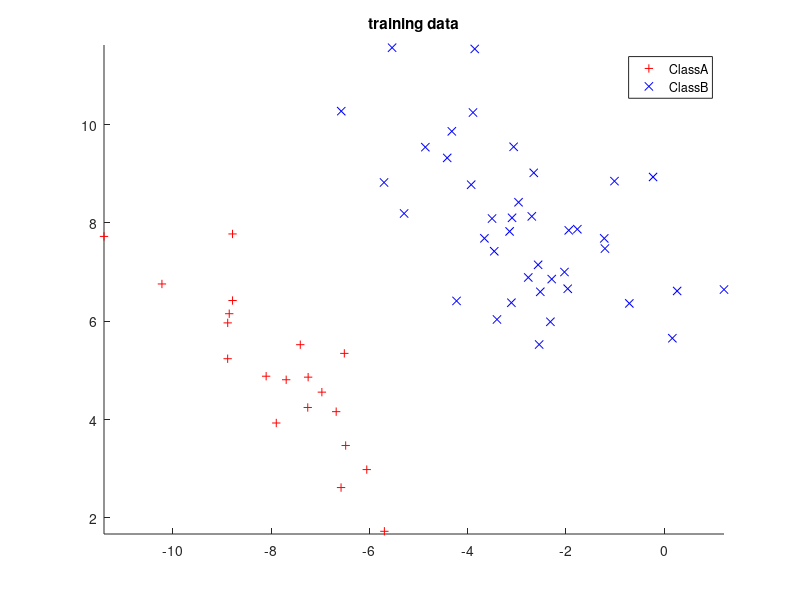
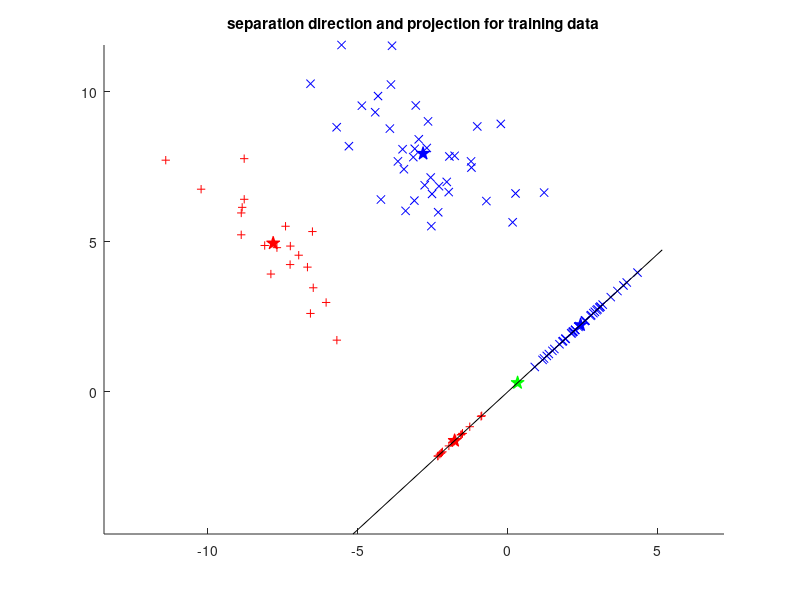
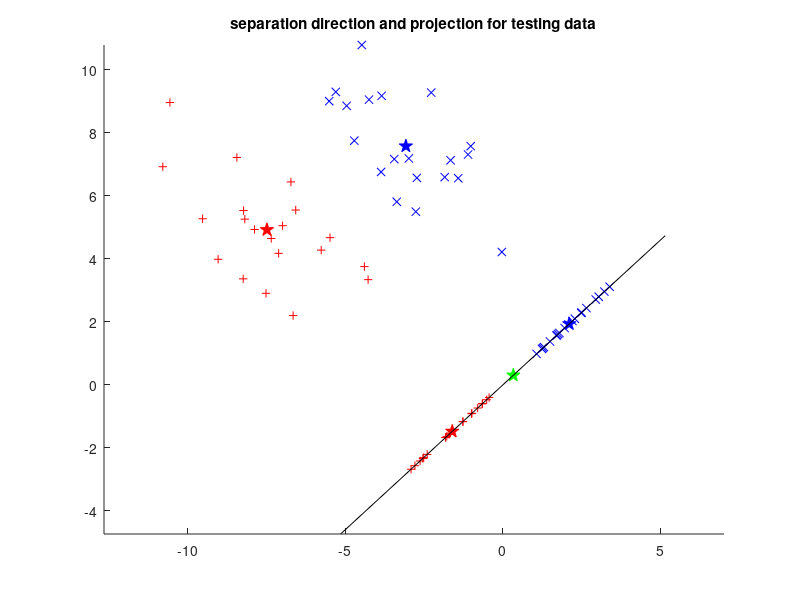

Write the MATLAB code that produced these figures, in order.
%% Project 2 – Jonas Lorenz
%% Fisher's Linear Discriminant Analysis
% Fisher's Linear Discriminant Analysis (LDA) is a dimension reduction technique 
% commonly used for supervised classification problems. The goal of LDA is to 
% project the features in higher dimension space onto a lower dimensional space, 
% such that samples from different distribution can be 'separated'. Through this 
% project, we are going to learn the basic about Fisher's LDA, and to explore 
% practical issues for a couple of datasets from applications.
%% 
% *Dataset generation*
% 
% First we want to generate two classes of data points, labelled $A$ and $B%$, 
% each drawn from a normal distribution. Each data sample $x$ is a vector of length 
% 2, collected in matrices with each column corresponding to a point.

rng(0);
% generate data points
muA = [-8;5]; muB = [-3;8];
theta = pi/4; 
T = [cos(theta),-sin(theta); sin(theta), cos(theta)];
S = T*diag([1,2])*T';
DataA = S*randn(2, 40) + muA * ones(1,40);
DataB = S*randn(2, 60) + muB * ones(1,60);

% training and testing data: each column is a sample
TrainA = DataA(:,1:end-20); 
TestA = DataA(:,end-20+1:end);
TrainB = DataB(:,1:end-20); 
TestB = DataB(:,end-20+1:end);

% show data points
figure(1)
hold on;
plot(TrainA(1,:),TrainA(2,:), '+r', 'DisplayName','ClassA');
plot(TrainB(1,:),TrainB(2,:), 'xb', 'DisplayName','ClassB');
axis equal; legend show; title('training data')
%% 
% Fisher's LDA is now centered around the optimization problem
% 
% $\max_{\|v\| \neq 0} \frac{(v^Tm_A - v^Tm_B)^2}{v^T(\Sigma_A + \Sigma_B) v}$.
% 
% *Task 1:* Show that an optimal solution is given by $v = (\Sigma_A + \Sigma_B)^{-1}(m_A 
% - m_B)$.
% 
% *Solution:* To make notation easier, we want to introduce $C := (m_A - m_B)(m_A 
% - m_B)^T$ and $D := \Sigma_A + \Sigma_B$. Both of these matrices are symmetric 
% which will come in handy later. Right now, however, we note that our optimization 
% problem can be simply rewritten to
% 
% $\max_{v \neq 0} \frac{v^TCv}{v^TDv}$.
% 
% Since scaling $v$ does not affect the maximum, we barely need to find a vector 
% "facing the right direction", allowing us to require $v^TDv$ to be equal to 
% one. This simplifies our problem to
% 
% $\begin{cases}\min -v^TCv \\v^TDv -1 = 0\end{cases}$.
% 
% Since $\frac{d}{dv} -v^TCv = 2Cv$ and $\frac{d}{dv} v^TDv - 1 = 2Dv$ (notice 
% we are using the symmetry here), we need to solve the equation
% 
% $-2Cv - 2\lambda Dv = 0$.
% 
% This is equivalent to 
% 
% $(m_A-m_B)(m_A - m_B)^Tv = -\lambda (\Sigma_A + \Sigma_B)v$,
% 
% so we can see that an optimal solution is given by
% 
% $$\mu (\Sigma + \Sigma_B)^{-1}(m_A - m_B)$$
% 
% where $\mu := \frac{-(m_A - m_B)^Tv}{\lambda}$ is simply a scalar. Recalling 
% that scaling does not affect the optimal solution, this solves the exercise 
% following that
% 
% $$v = (\Sigma + \Sigma_B)^{-1}(m_A - m_B)$$
% 
% is therefore also an optimal solution.
%% 
% The separation achieved by this vector can be seen well in the following. 
% The stars represent the mean values.

% sample mean & covariance
mA = mean(TrainA')';
mB = mean(TrainB')';
sA = cov(TrainA');
sB = cov(TrainB');

% separation vector
v = (sA+sB)\(mA-mB);
v = v/norm(v);

% thresholding constant
c = v'*(mA+mB)/2;
cv = c*v;

% show data
projA = v*v'*TrainA; projB = v*v'*TrainB;
projmA = v*v'*mA; projmB = v*v'*mB;
figure(2)
hold on;
plot([TrainA(1,:),projA(1,:)], [TrainA(2,:),projA(2,:)], '+r');
plot([TrainB(1,:),projB(1,:)], [TrainB(2,:),projB(2,:)], 'xb');
plot([mA(1),projmA(1)],[mA(2),projmA(2)],'pr','MarkerFaceColor','red','Markersize',10);
plot([mB(1),projmB(1)],[mB(2),projmB(2)],'pb','MarkerFaceColor','blue','Markersize',10);
plot(cv(1),cv(2),'pg','MarkerFaceColor','green','Markersize',10);
plot(7*[-v(1),v(1)], 7*[-v(2),v(2)], '-k');
axis equal; title('separation direction and projection for training data')
%% 
% *Task 2:* Use $v$ to build a classifier and report the success rate.
% 
% *Solution:* We want to use $c = v^T(m_A + m_B)/2$ as a thresholding constant, 
% which, judging by the green star in the plot, should be a good constant to use 
% for our classifier. We will guess $A$ for $v^Tx >c$ and $B$ otherwise. This 
% follows from the fact that $v$ is a vector "into" the third quadrant. Since 
% the projections of $A$ are almost exclusively in that quadrant while the projections 
% of $B$ are in the first, the inner product of data in $A$ with $v$ will predominantly 
% be positive, the contrary being true for $B$. Intuition for this is given by 
% the fact that the inner product between to vectors shows how big a part one 
% vector is of the other.

% first we want to classify the testing data for A
innerA = v'*TestA;
% label 1 if categorized correctly, 0 otherwise
successA = innerA > c

% same for B
innerB = v'*TestB;
successB = innerB <= c
srate = (sum(successA) + sum(successB))/(size(TestA, 2) + size(TestB, 2))
% test mean
mA = mean(TestA')';
mB = mean(TestB')';

% show data
projA = v*v'*TestA; projB = v*v'*TestB;
projmA = v*v'*mA; projmB = v*v'*mB;
figure(3)
hold on;
plot([TestA(1,:),projA(1,:)], [TestA(2,:),projA(2,:)], '+r');
plot([TestB(1,:),projB(1,:)], [TestB(2,:),projB(2,:)], 'xb');
plot([mA(1),projmA(1)],[mA(2),projmA(2)],'pr','MarkerFaceColor','red','Markersize',10);
plot([mB(1),projmB(1)],[mB(2),projmB(2)],'pb','MarkerFaceColor','blue','Markersize',10);
plot(cv(1),cv(2),'pg','MarkerFaceColor','green','Markersize',10);
plot(7*[-v(1),v(1)], 7*[-v(2),v(2)], '-k');
axis equal; title('separation direction and projection for testing data')
%% 
% We now want to look at real-life data and test the effectiveness of LDA there. 
% For this, we want to look at the sonar and ionosphere datasets.

clear;
load sonar.mat
whos('-file', 'sonar.mat')
load ionosphere.mat
whos('-file', 'ionosphere.mat')
%% 
% *Task 3:* Test and report the success rate for classification by LDA using 
% the default threshold $c$. Use 70% percent of the data to train and the rest 
% to test the classification.
% 
% *Solution:* We want to start with the sonar dataset.

A = sonar_data(sonar_label == 0, :);
B = sonar_data(sonar_label == 1, :);
TrainA = A(1:int16(0.7*length(A)), :);
TrainB = B(1:int16(0.7*length(B)), :);
TestA = A(int16(0.7*length(A))+1:end, :);
TestB = B(int16(0.7*length(B))+1:end, :);
%% 
% With the data split up, we can now train our model.

% sample mean & covariance
mA = mean(TrainA)';
mB = mean(TrainB)';
sA = cov(TrainA);
sB = cov(TrainB);

% separation vector
v = (sA + sB)\(mA - mB);
v = v/norm(v);

% thresholding constant
c = v'*(mA + mB)/2;
%% 
% To get an idea how to classify the data based on the thresholding constant, 
% we will take a quick look at how $A$ and $B$ are being projected.

test1 = v'*TrainA(1:10, :)'
test2 = v'*TrainB(1:10, :)'
%% 
% This suggests that we should classify the data as $A$ when $v^Tx > c$. Now 
% we want to test our classifier and report the success rate.

innerA = v'*TestA';
successA = innerA > c
innerB = v'*TestB';
successB = innerB <=c
srate = (sum(successA) + sum(successB))/(size(TestA, 1) + size(TestB, 1))
%% 
% Now we can test LDA on the ionosphere dataset.

A = ionosphere_data(ionosphere_label == 0, :);
B = ionosphere_data(ionosphere_label == 1, :);
TrainA = A(1:int16(0.7*length(A)), :);
TrainB = B(1:int16(0.7*length(B)), :);
TestA = A(int16(0.7*length(A))+1:end, :);
TestB = B(int16(0.7*length(B))+1:end, :);
%% 
% With the data split up, we can now train our model.

% sample mean & covariance
mA = mean(TrainA)';
mB = mean(TrainB)';
sA = cov(TrainA);
sB = cov(TrainB);

% separation vector
v = pinv(sA + sB)*(mA - mB);
v = v/norm(v);

% thresholding constant
c = v'*(mA + mB)/2;
%% 
% To get an idea how to classify the data based on the thresholding constant, 
% we will take a quick look at how $A$ and $B$ are being projected.

test1 = v'*TrainA(1:10, :)'
test2 = v'*TrainB(1:10, :)'
%% 
% Again, this suggests that we should classify the data as $A$ when $v^Tx > 
% c$. Now we want to test our classifier and report the success rate.

innerA = v'*TestA';
successA = innerA > c
innerB = v'*TestB';
successB = innerB <=c
srate = (sum(successA) + sum(successB))/(size(TestA, 1) + size(TestB, 1))
%% 
% Now that we have achieved good results with the default threshold, we want 
% to see how sensitive the classification is to the choice of $c$.
% 
% *Task 4:* Try different thresholds for $c$.
% 
% *Solution:* First we want to see how changing $c$ impacts classification on 
% the sonar training data.

A = sonar_data(sonar_label == 0, :);
B = sonar_data(sonar_label == 1, :);
TrainA = A(1:int16(0.7*length(A)), :);
TrainB = B(1:int16(0.7*length(B)), :);
TestA = A(int16(0.7*length(A))+1:end, :);
TestB = B(int16(0.7*length(B))+1:end, :);

% sample mean & covariance
mA = mean(TrainA)';
mB = mean(TrainB)';
sA = cov(TrainA);
sB = cov(TrainB);

% separation vector
v = (sA + sB)\(mA - mB);
v = v/norm(v);

% thresholding constants
c1 = v'*(mA);
c2 = v'*(mA*(1/4) + mB*(3/4));
c3 = v'*(mA*(2/5) + mB*(3/5));
c4 = v'*(mA*(14/30) + mB*(16/30));
c5 = v'*(mA*(16/30) + mB*(14/30));
c6 = v'*(mA*(3/5) + mB*(2/5));
c7 = v'*(mA*(3/4) + mB*(1/4));
c8 = v'*(mB);

% classification
innerA = v'*TestA';
successA = innerA > c1;
innerB = v'*TestB';
successB = innerB <=c1;
srate = (sum(successA) + sum(successB))/(size(TestA, 1) + size(TestB, 1))

innerA = v'*TestA';
successA = innerA > c2;
innerB = v'*TestB';
successB = innerB <=c2;
srate = (sum(successA) + sum(successB))/(size(TestA, 1) + size(TestB, 1))

innerA = v'*TestA';
successA = innerA > c3;
innerB = v'*TestB';
successB = innerB <=c3;
srate = (sum(successA) + sum(successB))/(size(TestA, 1) + size(TestB, 1))

innerA = v'*TestA';
successA = innerA > c4;
innerB = v'*TestB';
successB = innerB <=c4;
srate = (sum(successA) + sum(successB))/(size(TestA, 1) + size(TestB, 1))

innerA = v'*TestA';
successA = innerA > c5;
innerB = v'*TestB';
successB = innerB <=c5;
srate = (sum(successA) + sum(successB))/(size(TestA, 1) + size(TestB, 1))

innerA = v'*TestA';
successA = innerA > c6;
innerB = v'*TestB';
successB = innerB <=c6;
srate = (sum(successA) + sum(successB))/(size(TestA, 1) + size(TestB, 1))

innerA = v'*TestA';
successA = innerA > c7;
innerB = v'*TestB';
successB = innerB <=c7;
srate = (sum(successA) + sum(successB))/(size(TestA, 1) + size(TestB, 1))

innerA = v'*TestA';
successA = innerA > c8;
innerB = v'*TestB';
successB = innerB <=c8;
srate = (sum(successA) + sum(successB))/(size(TestA, 1) + size(TestB, 1))
%% 
% We can see that changing $c$ actually gives improved results for $c_4$ and 
% $c_6$, suggesting that the sets $A$ and $B$ are slightly intertwined.
% 
% Now we want to see how changing $c$ impacts our model for the ionosphere dataset.

A = ionosphere_data(ionosphere_label == 0, :);
B = ionosphere_data(ionosphere_label == 1, :);
TrainA = A(1:int16(0.7*length(A)), :);
TrainB = B(1:int16(0.7*length(B)), :);
TestA = A(int16(0.7*length(A))+1:end, :);
TestB = B(int16(0.7*length(B))+1:end, :);

% sample mean & covariance
mA = mean(TrainA)';
mB = mean(TrainB)';
sA = cov(TrainA);
sB = cov(TrainB);

% separation vector
v = pinv(sA + sB)*(mA - mB);
v = v/norm(v);

% thresholding constants
c1 = v'*(mA);
c2 = v'*(mA*(1/4) + mB*(3/4));
c3 = v'*(mA*(2/5) + mB*(3/5));
c4 = v'*(mA*(14/30) + mB*(16/30));
c5 = v'*(mA*(16/30) + mB*(14/30));
c6 = v'*(mA*(3/5) + mB*(2/5));
c7 = v'*(mA*(3/4) + mB*(1/4));
c8 = v'*(mB);

% classification
innerA = v'*TestA';
successA = innerA > c1;
innerB = v'*TestB';
successB = innerB <=c1;
srate = (sum(successA) + sum(successB))/(size(TestA, 1) + size(TestB, 1))

innerA = v'*TestA';
successA = innerA > c2;
innerB = v'*TestB';
successB = innerB <=c2;
srate = (sum(successA) + sum(successB))/(size(TestA, 1) + size(TestB, 1))

innerA = v'*TestA';
successA = innerA > c3;
innerB = v'*TestB';
successB = innerB <=c3;
srate = (sum(successA) + sum(successB))/(size(TestA, 1) + size(TestB, 1))

innerA = v'*TestA';
successA = innerA > c4;
innerB = v'*TestB';
successB = innerB <=c4;
srate = (sum(successA) + sum(successB))/(size(TestA, 1) + size(TestB, 1))

innerA = v'*TestA';
successA = innerA > c5;
innerB = v'*TestB';
successB = innerB <=c5;
srate = (sum(successA) + sum(successB))/(size(TestA, 1) + size(TestB, 1))

innerA = v'*TestA';
successA = innerA > c6;
innerB = v'*TestB';
successB = innerB <=c6;
srate = (sum(successA) + sum(successB))/(size(TestA, 1) + size(TestB, 1))

innerA = v'*TestA';
successA = innerA > c7;
innerB = v'*TestB';
successB = innerB <=c7;
srate = (sum(successA) + sum(successB))/(size(TestA, 1) + size(TestB, 1))

innerA = v'*TestA';
successA = innerA > c8;
innerB = v'*TestB';
successB = innerB <=c8;
srate = (sum(successA) + sum(successB))/(size(TestA, 1) + size(TestB, 1))
%% 
% We can see that here the constants $c_4$ and $c_6$ give improved results with 
% $c_3$ giving equally good results compared to the default thresholding constant.
%% 
% *Task 5:* The matrix $S_A + S_B$ for the ionosphere dataset is singular. Why? 
% How can the problem be circumvented?
% 
% *Solution:* The matrix is singular due to feature 2 of our dataset being only 
% zeros for every element. Therefore our data is not actually 34-dimensional, 
% but 33-dimensional. In the covariance matrix, this leads to zeros in both row 
% and column 2 in $s_A$ and $s_B$ each. The issue can be adressed using the Moore-Penrose 
% pseudoinverse. As the attentive reader might have noticed, that is exactly what 
% was being done in tasks 3 and 4. It is the closest we can get, norm-wise, to 
% an actual solution of a linear equation featuring a singular matrix. Looking 
% back on task 3 however, one could possibly have also considered deleting the 
% second feature from our dataset and working with the remaining 33 dimensions.

ionosphere_data
sA
sB
